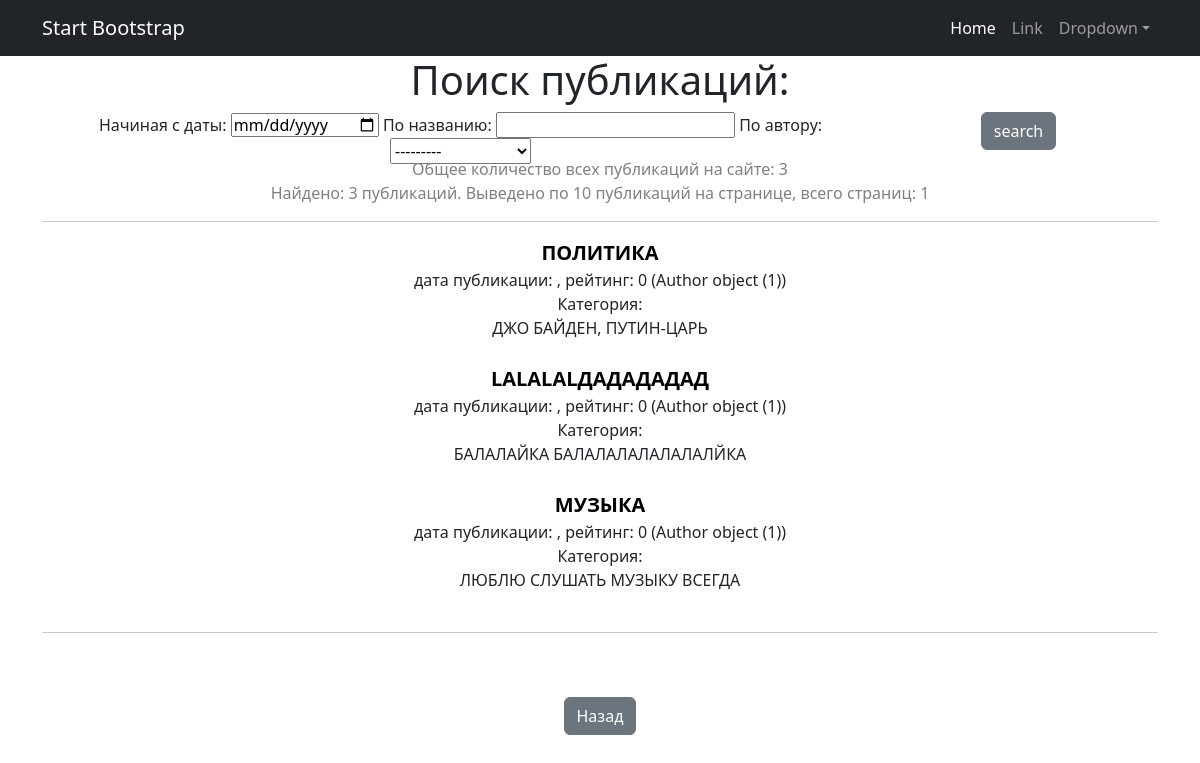
The app's page /search/ with its own data.
### simpleapp/models.py (models this page shows, shortened)
class Post(models.Model):
    author = models.ForeignKey(Author, default=1, on_delete=models.SET_DEFAULT,
                               verbose_name=pgettext_lazy('Author', 'Author'))
    type = models.CharField(max_length=7, choices=TYPE, verbose_name=pgettext_lazy('Type', 'Type'))
    time_in = models.DateTimeField(auto_now_add=True, verbose_name=pgettext_lazy('Time_in', 'Time_in'))
    category = models.ManyToManyField(Category, through='PostCategory',
                                      verbose_name=pgettext_lazy('Category', 'Category'))
    title = models.CharField(max_length=255, verbose_name=pgettext_lazy('Title', 'Title'))
    text = models.TextField(verbose_name=pgettext_lazy('Text', 'Text'))
    rating = models.IntegerField(default=0, verbose_name=pgettext_lazy('Rating', 'Rating'))

class Author(models.Model):
    name = models.CharField(max_length=255)
    users = models.OneToOneField(User, on_delete=models.CASCADE, related_name='user')
    user_rating = models.IntegerField(default=0)

### simpleapp/views.py (the view)
# urls.py: path('search/', Search.as_view(), name='search'),
class Search(ListView):
    model = Post
    template_name = 'search.html'
    context_object_name = 'post_search'
    ordering = ['-time_in']
    paginate_by = 10
    filter_class = PostFilter
    def get_queryset(self):
        queryset = super().get_queryset()
        self.filter = self.filter_class(self.request.GET, queryset=queryset)
        return self.filter.qs.all()
    def get_context_data(self, **kwargs):
        context = super().get_context_data(**kwargs)
        context['filter'] = self.filter
        context['list_in_page'] = self.paginate_by
        context['all_posts'] = Post.objects.all()
        return context

### simpleapp/templatetags/custom_filters.py (called while the page is built)
@register.filter()
def censor(value):
   for word in censor_list:
      value = value.replace(word[1:], '*' * len(word[1:]))
   return value

### templates/search.html (shortened to what this page needs)
{% extends 'flatpages/default.html' %}
{% load custom_filters %}
{% block content %}
    <h1>Поиск публикаций:</h1>
            <form method="GET">
            <div style="float:left; width:75%; height:45px; line-height:20px">
                <label for="dateCreation">Начиная с даты:</label>
                <input type="date" id="dateCreation" name="dateCreation__gt">
                <label for="title">По названию:</label>
                <input type="text" id="title" name="title__icontains">
                <label for="author">По автору:</label>
                <select name="author" id="author">
                    <option value="0">---------</option>
                </select>
            </div>
            <div style="float:left; width:25%; height:45px; line-height:35px">
                <button type="submit" class="btn btn-secondary">search</button>
            </div>
            </form>
        <span style ="color: grey;">Общее количество всех публикаций на сайте: {{ all_posts|length }}</span></br>
        <span style ="color: grey;">Найдено: {{ paginator.count }} публикаций. Выведено по {{ list_in_page }} публикаций на странице, всего страниц: {{ paginator.num_pages }}</span>
        <hr>
        {% if post_search %}
            {% for itemnews in object_list %}
            {% autoescape off %}
            <a href="{{ itemnews.id }}" style="font-size: 20px;"><b>{{ itemnews.title|censor }}</b></a></br>
            {% endautoescape %}
            <span>дата публикации: {{ itemnews.dateCreation|date:'d.M.Y' }}, рейтинг: {{ itemnews.rating }} ({{ itemnews.author }})</span></br>
            <span>Категория: </span>
            {% autoescape off %}
            </br>{{ itemnews.text|truncatechars:50|censor }}</br></br>
            {% endautoescape %}
            {% endfor %}
        {% else %}
            <h2>По заданным параметрам поиска публикаций нет!</h2>
        {% endif %}
    <hr>
{% load my_tags %}
<input type=button value="Назад" class="btn btn-secondary" onClick="javascript:history.go(-1);">
{% endblock content %}

### templates/flatpages/default.html (shortened to what this page needs)
<!DOCTYPE html>
<html lang="en">
    <head>
        {% load static %}
        <link href="{% static 'css/styles.css' %}" rel="stylesheet" />
    </head>
    <body>
        <nav class="navbar navbar-expand-lg navbar-dark bg-dark">
            <div class="container">
                <a class="navbar-brand" href="#">Start Bootstrap</a>
                <div class="collapse navbar-collapse" id="navbarSupportedContent">
                    <ul class="navbar-nav ms-auto mb-2 mb-lg-0">
                        <li class="nav-item"><a class="nav-link active" aria-current="page" href="#">Home</a></li>
                        <li class="nav-item"><a class="nav-link" href="#">Link</a></li>
                        <li class="nav-item dropdown">
                            <a class="nav-link dropdown-toggle" id="navbarDropdown" href="#" role="button" data-bs-toggle="dropdown" aria-expanded="false">Dropdown</a>
                        </li>
                    </ul>
                </div>
            </div>
        </nav>
        <div class="container">
   <div class="row">
       <div class="col-lg-12 text-center">
           {% block content %}{% endblock content %}
       </div>
   </div>
</div>
    </body>
</html>

### templates/search.html (style rules this page uses)
a { color: black; text-decoration: none; }

### records on screen
Post: title|censor "ПОЛИТИКА", rating "0", author "Author object (1)", text|censor "ДЖО БАЙДЕН, ПУТИН-ЦАРЬ"
Post: title|censor "LALALALДАДАДАДАД", rating "0", author "Author object (1)", text|censor "БАЛАЛАЙКА БАЛАЛАЛАЛАЛАЛАЛЙКА"
Post: title|censor "МУЗЫКА", rating "0", author "Author object (1)", text|censor "ЛЮБЛЮ СЛУШАТЬ МУЗЫКУ ВСЕГДА"

### other values on screen
{{ all_posts|length }} "3"
{{ paginator.count }} "3"
{{ list_in_page }} "10"
{{ paginator.num_pages }} "1"
